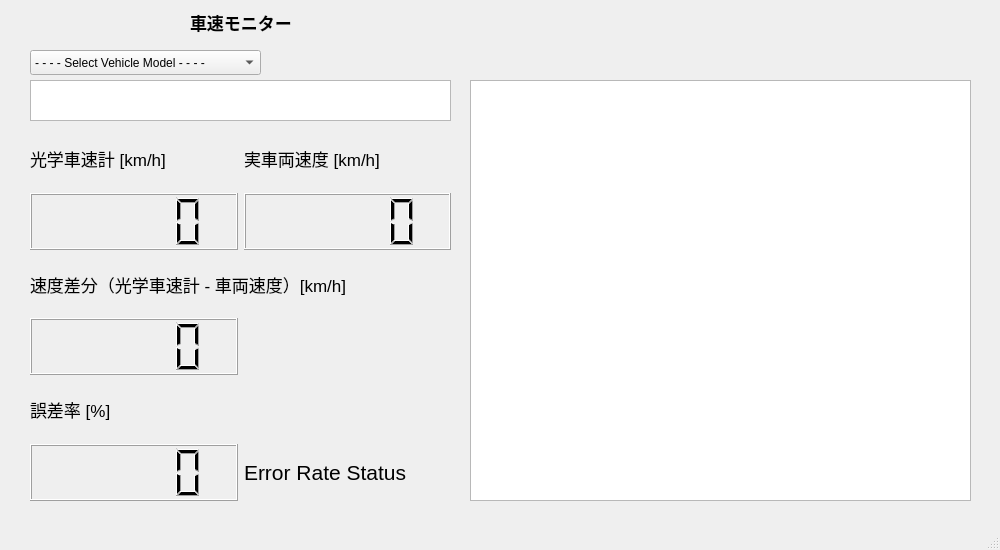
<?xml version="1.0" encoding="UTF-8"?>
<ui version="4.0">
 <class>MainWindow</class>
 <widget class="QMainWindow" name="MainWindow">
  <property name="geometry">
   <rect>
    <x>0</x>
    <y>0</y>
    <width>1000</width>
    <height>550</height>
   </rect>
  </property>
  <property name="windowTitle">
   <string>Velocity Monitor</string>
  </property>
  <widget class="QWidget" name="centralwidget">
   <widget class="QLabel" name="label_main">
    <property name="geometry">
     <rect>
      <x>190</x>
      <y>10</y>
      <width>102</width>
      <height>25</height>
     </rect>
    </property>
    <property name="font">
     <font>
      <pointsize>13</pointsize>
      <weight>75</weight>
      <italic>false</italic>
      <bold>true</bold>
     </font>
    </property>
    <property name="text">
     <string>車速モニター</string>
    </property>
   </widget>
   <widget class="QWidget" name="layoutWidget">
    <property name="geometry">
     <rect>
      <x>30</x>
      <y>130</y>
      <width>421</width>
      <height>371</height>
     </rect>
    </property>
    <layout class="QGridLayout" name="gridLayout">
     <item row="5" column="0">
      <widget class="QLabel" name="label_error">
       <property name="font">
        <font>
         <pointsize>13</pointsize>
         <weight>50</weight>
         <bold>false</bold>
        </font>
       </property>
       <property name="text">
        <string>誤差率 [%]</string>
       </property>
      </widget>
     </item>
     <item row="0" column="1">
      <widget class="QLabel" name="label_vehicle">
       <property name="font">
        <font>
         <pointsize>13</pointsize>
        </font>
       </property>
       <property name="text">
        <string>実車両速度 [km/h]</string>
       </property>
      </widget>
     </item>
     <item row="3" column="0">
      <widget class="QLCDNumber" name="lcdNumber_diff_velocity"/>
     </item>
     <item row="2" column="0" colspan="2">
      <widget class="QLabel" name="label_diff">
       <property name="font">
        <font>
         <pointsize>13</pointsize>
        </font>
       </property>
       <property name="text">
        <string>速度差分（光学車速計 - 車両速度）[km/h]</string>
       </property>
      </widget>
     </item>
     <item row="1" column="0">
      <widget class="QLCDNumber" name="lcdNumber_kistler_velocity"/>
     </item>
     <item row="0" column="0">
      <widget class="QLabel" name="label_kistler">
       <property name="font">
        <font>
         <pointsize>13</pointsize>
        </font>
       </property>
       <property name="text">
        <string>光学車速計 [km/h]</string>
       </property>
      </widget>
     </item>
     <item row="6" column="0">
      <widget class="QLCDNumber" name="lcdNumber_error_rate"/>
     </item>
     <item row="1" column="1">
      <widget class="QLCDNumber" name="lcdNumber_vehicle_velocity"/>
     </item>
     <item row="6" column="1">
      <widget class="QLabel" name="label_error_data_color">
       <property name="font">
        <font>
         <pointsize>16</pointsize>
        </font>
       </property>
       <property name="text">
        <string>Error Rate Status</string>
       </property>
      </widget>
     </item>
    </layout>
   </widget>
   <widget class="QComboBox" name="vehicle_model">
    <property name="geometry">
     <rect>
      <x>30</x>
      <y>50</y>
      <width>231</width>
      <height>25</height>
     </rect>
    </property>
    <item>
     <property name="text">
      <string>- - - - Select Vehicle Model - - - -</string>
     </property>
    </item>
    <item>
     <property name="text">
      <string>BYD J6 Gen1</string>
     </property>
    </item>
    <item>
     <property name="text">
      <string>BYD J6 Gen2</string>
     </property>
    </item>
    <item>
     <property name="text">
      <string>PIX RoboBus</string>
     </property>
    </item>
   </widget>
   <widget class="QTextBrowser" name="show_vehicle_model">
    <property name="geometry">
     <rect>
      <x>30</x>
      <y>80</y>
      <width>421</width>
      <height>41</height>
     </rect>
    </property>
   </widget>
   <widget class="PlotWidget" name="graphicsView">
    <property name="geometry">
     <rect>
      <x>470</x>
      <y>80</y>
      <width>501</width>
      <height>421</height>
     </rect>
    </property>
   </widget>
  </widget>
  <widget class="QMenuBar" name="menubar">
   <property name="geometry">
    <rect>
     <x>0</x>
     <y>0</y>
     <width>1000</width>
     <height>22</height>
    </rect>
   </property>
  </widget>
  <widget class="QStatusBar" name="statusbar"/>
 </widget>
 <customwidgets>
  <customwidget>
   <class>PlotWidget</class>
   <extends>QGraphicsView</extends>
   <header>pyqtgraph</header>
  </customwidget>
 </customwidgets>
 <resources/>
 <connections/>
</ui>
